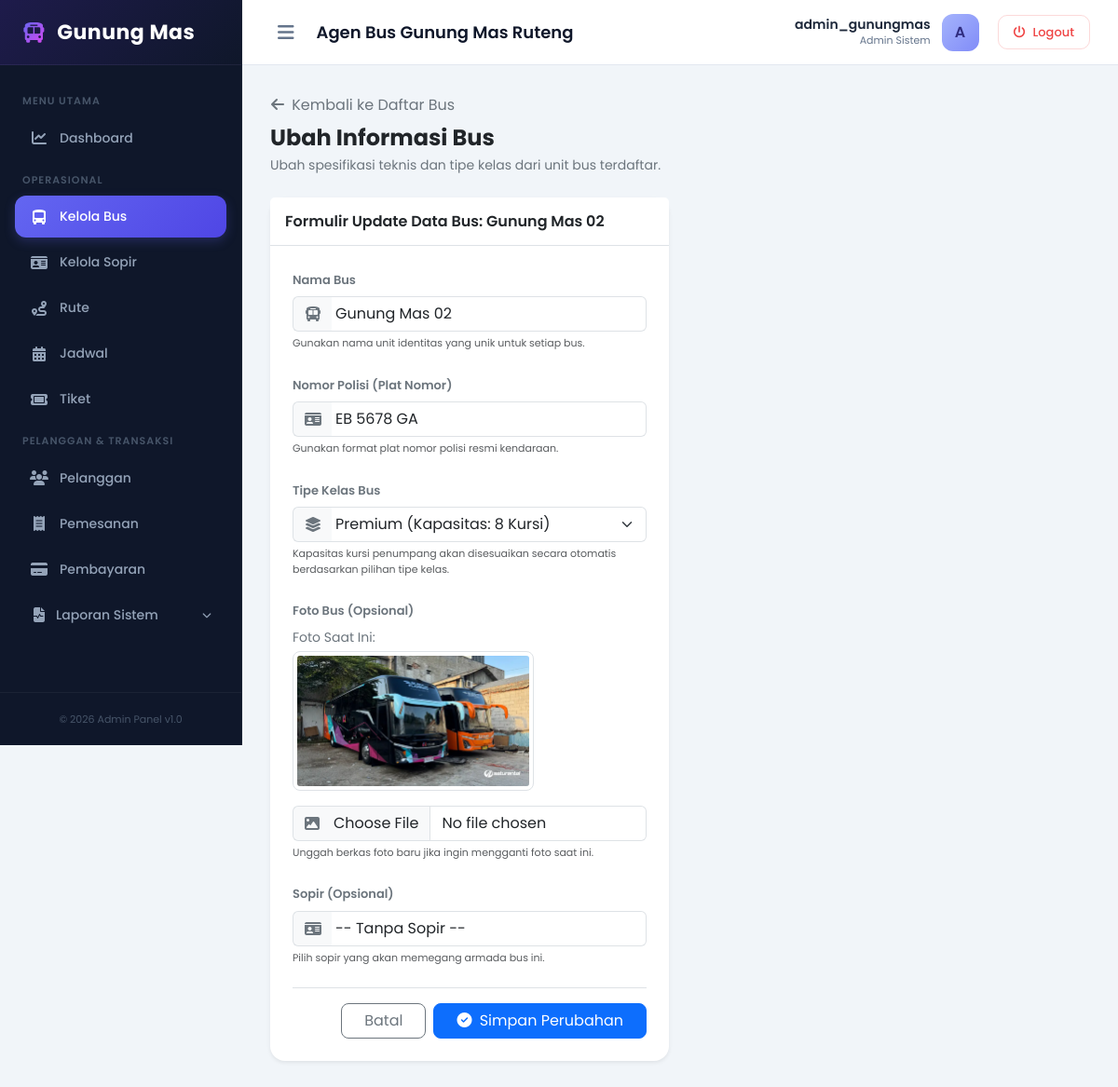
The page /dashboard/bus/edit/3/ (signed in) on the database its author committed.
### core/models.py (models this page shows, shortened)
class Bus(models.Model):
    id_bus = models.AutoField(primary_key=True)
    nama_bus = models.CharField(max_length=50) # Contoh: Gunung Mas 01
    nomor_polisi = models.CharField(max_length=15)
    kapasitas = models.IntegerField() # Lux: 8, Premium: 8, Std: 10
    tipe_bus = models.CharField(max_length=20) # Lux, Premium, Std
    foto = models.ImageField(upload_to='bus_photos/', blank=True, null=True)
    sopir = models.OneToOneField('Sopir', on_delete=models.SET_NULL, null=True, blank=True, db_column='id_sopir')

### core/views.py (the view, shortened to what this page needs)
# urls.py: path('dashboard/bus/edit/<int:id_bus>/', views.bus_edit, name='bus_edit'),
def bus_edit(request, id_bus):
    if 'admin_id' not in request.session:
        return redirect('login')
    try:
        bus = Bus.objects.get(pk=id_bus)
    except Bus.DoesNotExist:
        messages.error(request, "Data bus tidak ditemukan.")
        return redirect('bus_index')
    semua_sopir = Sopir.objects.all()
    context = {
        'username': request.session.get('admin_username'),
        'bus': bus,
        'semua_sopir': semua_sopir
    }
    return render(request, 'core/bus/edit.html', context)

### core/templates/core/bus/edit.html (shortened to what this page needs)
{% extends 'core/base_dashboard.html' %}
{% block content %}
<div class="mb-4">
    <a href="{% url 'bus_index' %}" class="btn btn-link text-decoration-none text-secondary p-0 mb-2">
        <i class="fa-solid fa-arrow-left me-1"></i> Kembali ke Daftar Bus
    </a>
    <h4 class="fw-bold text-dark mb-1">Ubah Informasi Bus</h4>
    <p class="text-secondary small mb-0">Ubah spesifikasi teknis dan tipe kelas dari unit bus terdaftar.</p>
</div>
<div class="row">
    <div class="col-lg-8 col-xl-6">
        <div class="card border-0 shadow-sm rounded-4">
            <div class="card-header bg-white border-bottom py-3">
                <h6 class="fw-semibold mb-0 text-dark">Formulir Update Data Bus: {{ bus.nama_bus }}</h6>
            </div>
            <div class="card-body p-4">
                <form action="{% url 'bus_edit' bus.id_bus %}" method="POST" enctype="multipart/form-data" autocomplete="off">
                    <div class="mb-4">
                        <label for="nama_bus" class="form-label fw-semibold text-secondary" style="font-size: 13px;">Nama Bus</label>
                        <div class="input-group">
                            <span class="input-group-text bg-light text-secondary border-end-0"><i class="fa-solid fa-bus"></i></span>
                            <input type="text" name="nama_bus" id="nama_bus" class="form-control border-start-0 ps-1" value="{{ bus.nama_bus }}" placeholder="Contoh: Gunung Mas 01" required>
                        </div>
                        <div class="form-text text-muted" style="font-size: 11px;">Gunakan nama unit identitas yang unik untuk setiap bus.</div>
                    </div>
                    <div class="mb-4">
                        <label for="nomor_polisi" class="form-label fw-semibold text-secondary" style="font-size: 13px;">Nomor Polisi (Plat Nomor)</label>
                        <div class="input-group">
                            <span class="input-group-text bg-light text-secondary border-end-0"><i class="fa-solid fa-id-card"></i></span>
                            <input type="text" name="nomor_polisi" id="nomor_polisi" class="form-control border-start-0 ps-1 text-uppercase" value="{{ bus.nomor_polisi }}" placeholder="Contoh: EB 1234 GM" required>
                        </div>
                        <div class="form-text text-muted" style="font-size: 11px;">Gunakan format plat nomor polisi resmi kendaraan.</div>
                    </div>
                    <div class="mb-4">
                        <label for="tipe_bus" class="form-label fw-semibold text-secondary" style="font-size: 13px;">Tipe Kelas Bus</label>
                        <div class="input-group">
                            <span class="input-group-text bg-light text-secondary border-end-0"><i class="fa-solid fa-layer-group"></i></span>
                            <select name="tipe_bus" id="tipe_bus" class="form-select border-start-0 ps-1" required>
                                <option value="Premium" {% if bus.tipe_bus == 'Premium' %}selected{% endif %}>Premium (Kapasitas: 8 Kursi)</option>
                            </select>
                        </div>
                        <div class="form-text text-muted" style="font-size: 11px;">Kapasitas kursi penumpang akan disesuaikan secara otomatis berdasarkan pilihan tipe kelas.</div>
                    </div>
                    <div class="mb-4">
                        <label for="foto" class="form-label fw-semibold text-secondary" style="font-size: 13px;">Foto Bus (Opsional)</label>
                        {% if bus.foto %}
                            <div class="mb-3">
                                <p class="text-secondary small mb-1">Foto Saat Ini:</p>
                                <img src="{{ bus.foto.url }}" alt="Foto {{ bus.nama_bus }}" class="img-thumbnail rounded-3" style="max-height: 150px; object-fit: cover;">
                            </div>
                        {% endif %}
                        <div class="input-group">
                            <span class="input-group-text bg-light text-secondary border-end-0"><i class="fa-solid fa-image"></i></span>
                            <input type="file" name="foto" id="foto" class="form-control border-start-0 ps-1" accept="image/*">
                        </div>
                        <div class="form-text text-muted" style="font-size: 11px;">Unggah berkas foto baru jika ingin mengganti foto saat ini.</div>
                    </div>
                    <div class="mb-4">
                        <label for="id_sopir" class="form-label fw-semibold text-secondary" style="font-size: 13px;">Sopir (Opsional)</label>
                        <div class="input-group">
                            <span class="input-group-text bg-light text-secondary border-end-0"><i class="fa-solid fa-id-card"></i></span>
                            <select name="id_sopir" id="id_sopir" class="form-control border-start-0 ps-1">
                                <option value="">-- Tanpa Sopir --</option>
                            </select>
                        </div>
                        <div class="form-text text-muted" style="font-size: 11px;">Pilih sopir yang akan memegang armada bus ini.</div>
                    </div>
                    <div class="d-flex justify-content-end gap-2 pt-3 border-top mt-4">
                        <a href="{% url 'bus_index' %}" class="btn btn-outline-secondary px-4 rounded-3">Batal</a>
                        <button type="submit" class="btn btn-primary px-4 rounded-3">
                            <i class="fa-solid fa-circle-check me-1"></i> Simpan Perubahan
                        </button>
                    </div>
                </form>
            </div>
        </div>
    </div>
</div>
{% endblock %}

### core/templates/core/base_dashboard.html (style rules this page uses)
:root { --sidebar-width: 260px; --navbar-height: 70px; --primary-color: #4f46e5; --primary-hover: #4338ca; --dark-navy: #0f172a; --slate-gray: #f8fafc; --border-color: #e2e8f0; }
body { font-family: 'Poppins', sans-serif; background-color: #f1f5f9; color: #1e293b; min-height: 100vh; overflow-x: hidden; }

### rows shown on the page
Bus: nama_bus "Gunung Mas 02", nomor_polisi "EB 5678 GA", tipe_bus "Premium (Kapasitas: 8 Kursi)", foto (picture)

### other values the page prints
{{ request.session.admin_username }} "admin_gunungmas"
{{ request.session.admin_username|slice:":1"|upper }} "A"
